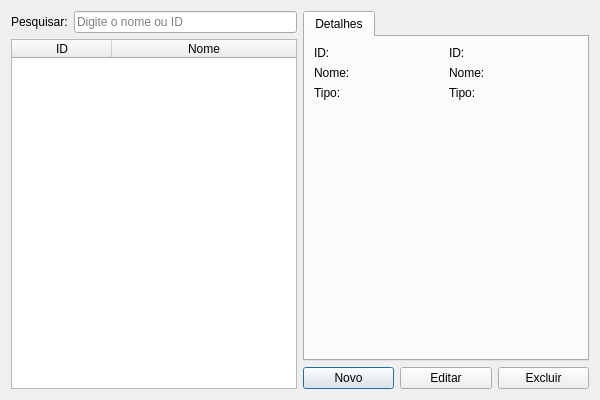
<?xml version="1.0" encoding="UTF-8"?>
<ui version="4.0">
 <class>HealthProfessionalListView</class>
 <widget class="QDialog" name="HealthProfessionalListView">
  <property name="geometry">
   <rect>
    <x>0</x>
    <y>0</y>
    <width>600</width>
    <height>400</height>
   </rect>
  </property>
  <property name="windowTitle">
   <string>Plataforma T-TEA - Professional de Saúde</string>
  </property>
  <property name="windowIcon">
   <iconset resource="../resources.qrc">
    <normaloff>:/icons/system/appicon</normaloff>:/icons/system/appicon</iconset>
  </property>
  <property name="modal">
   <bool>true</bool>
  </property>
  <layout class="QHBoxLayout" name="mainLayout">
   <item>
    <layout class="QVBoxLayout" name="lay_left">
     <item>
      <layout class="QHBoxLayout" name="lay_search">
       <item>
        <widget class="QLabel" name="lbl_search">
         <property name="text">
          <string>Pesquisar:</string>
         </property>
        </widget>
       </item>
       <item>
        <widget class="QLineEdit" name="led_search">
         <property name="placeholderText">
          <string>Digite o nome ou ID</string>
         </property>
        </widget>
       </item>
      </layout>
     </item>
     <item>
      <widget class="QTableWidget" name="tbl_health">
       <property name="editTriggers">
        <set>QAbstractItemView::EditTrigger::NoEditTriggers</set>
       </property>
       <property name="alternatingRowColors">
        <bool>true</bool>
       </property>
       <property name="selectionMode">
        <enum>QAbstractItemView::SelectionMode::SingleSelection</enum>
       </property>
       <property name="selectionBehavior">
        <enum>QAbstractItemView::SelectionBehavior::SelectRows</enum>
       </property>
       <property name="sortingEnabled">
        <bool>true</bool>
       </property>
       <property name="columnCount">
        <number>2</number>
       </property>
       <attribute name="horizontalHeaderStretchLastSection">
        <bool>true</bool>
       </attribute>
       <column>
        <property name="text">
         <string>ID</string>
        </property>
       </column>
       <column>
        <property name="text">
         <string>Nome</string>
        </property>
       </column>
      </widget>
     </item>
    </layout>
   </item>
   <item>
    <layout class="QVBoxLayout" name="lay_right">
     <item>
      <widget class="QTabWidget" name="tab_health">
       <property name="currentIndex">
        <number>0</number>
       </property>
       <widget class="QWidget" name="lay_detail">
        <attribute name="title">
         <string>Detalhes</string>
        </attribute>
        <layout class="QVBoxLayout" name="detailsLayout">
         <item>
          <layout class="QGridLayout" name="grd_detail">
           <item row="0" column="0">
            <widget class="QLabel" name="lbl_id">
             <property name="text">
              <string>ID:</string>
             </property>
             <property name="alignment">
              <set>Qt::AlignmentFlag::AlignLeading</set>
             </property>
            </widget>
           </item>
           <item row="0" column="1">
            <widget class="QLabel" name="lbl_id_value">
             <property name="text">
              <string>ID:</string>
             </property>
             <property name="alignment">
              <set>Qt::AlignmentFlag::AlignLeading</set>
             </property>
            </widget>
           </item>
           <item row="1" column="0">
            <widget class="QLabel" name="lbl_name">
             <property name="text">
              <string>Nome:</string>
             </property>
             <property name="alignment">
              <set>Qt::AlignmentFlag::AlignLeading</set>
             </property>
            </widget>
           </item>
           <item row="1" column="1">
            <widget class="QLabel" name="lbl_name_value">
             <property name="text">
              <string>Nome: </string>
             </property>
             <property name="alignment">
              <set>Qt::AlignmentFlag::AlignLeading</set>
             </property>
            </widget>
           </item>
           <item row="2" column="0">
            <widget class="QLabel" name="lbl_type">
             <property name="text">
              <string>Tipo:</string>
             </property>
             <property name="alignment">
              <set>Qt::AlignmentFlag::AlignLeading</set>
             </property>
            </widget>
           </item>
           <item row="2" column="1">
            <widget class="QLabel" name="lbl_type_value">
             <property name="text">
              <string>Tipo:</string>
             </property>
             <property name="alignment">
              <set>Qt::AlignmentFlag::AlignLeading</set>
             </property>
            </widget>
           </item>
          </layout>
         </item>
         <item>
          <spacer name="sp_detail">
           <property name="orientation">
            <enum>Qt::Orientation::Vertical</enum>
           </property>
           <property name="sizeHint" stdset="0">
            <size>
             <width>20</width>
             <height>40</height>
            </size>
           </property>
          </spacer>
         </item>
        </layout>
       </widget>
      </widget>
     </item>
     <item>
      <layout class="QHBoxLayout" name="lay_button">
       <item>
        <widget class="QPushButton" name="pb_new">
         <property name="toolTip">
          <string>Criar um novo registro</string>
         </property>
         <property name="text">
          <string>Novo</string>
         </property>
         <property name="icon">
          <iconset resource="../resources.qrc">
           <normaloff>:/icons/ui/buttons/newicon</normaloff>:/icons/ui/buttons/newicon</iconset>
         </property>
        </widget>
       </item>
       <item>
        <widget class="QPushButton" name="pb_edit">
         <property name="toolTip">
          <string>Editar o registro selecionado</string>
         </property>
         <property name="text">
          <string>Editar</string>
         </property>
         <property name="icon">
          <iconset resource="../resources.qrc">
           <normaloff>:/icons/ui/buttons/editicon</normaloff>:/icons/ui/buttons/editicon</iconset>
         </property>
        </widget>
       </item>
       <item>
        <widget class="QPushButton" name="pb_delete">
         <property name="toolTip">
          <string>Excluir o registro selecionado</string>
         </property>
         <property name="text">
          <string>Excluir</string>
         </property>
         <property name="icon">
          <iconset resource="../resources.qrc">
           <normaloff>:/icons/ui/buttons/trashicon</normaloff>:/icons/ui/buttons/trashicon</iconset>
         </property>
        </widget>
       </item>
      </layout>
     </item>
    </layout>
   </item>
  </layout>
 </widget>
 <resources>
  <include location="../resources.qrc"/>
 </resources>
 <connections/>
</ui>
